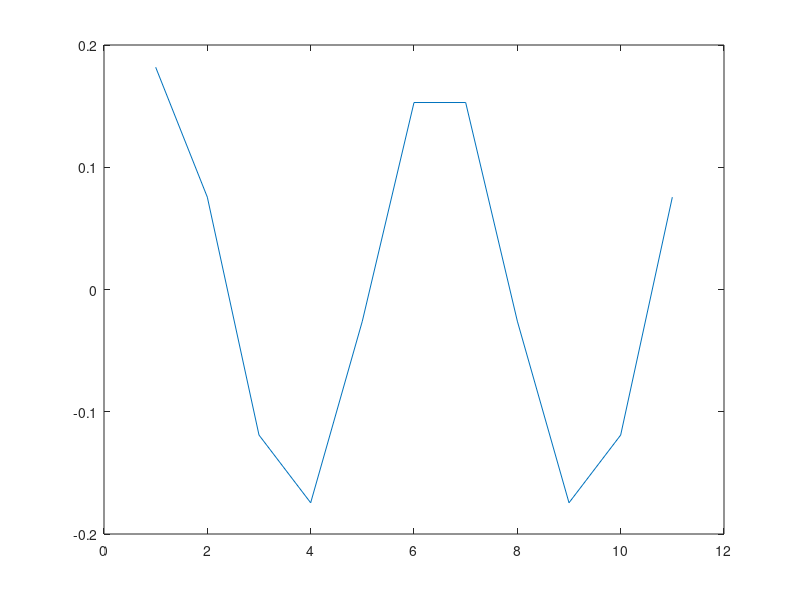

MATLAB code to generate this figure: (Note: this script raises an error after producing the figure.)
N = 11
Xk = zeros(N,1);
m = 2;
Xk(m+1) = 2;
##Xk(N-m+1) = 1;
xn = zeros(N,1);

for n = 0:N-1
  for k = 0:N-1
    c = cos(2*pi*n*k/N);
 # s = sin(2*pi*n*k/N) ;
    s = 0;
    xn(n+1) += Xk(k+1)*(c + j*s);
  endfor
endfor
xn /= N;
disp('xn')
disp(xn)
disp('fft')
Xkk = fft(xn);
disp(Xkk)
plot(xn)
print_column(Xk, 'Xk')